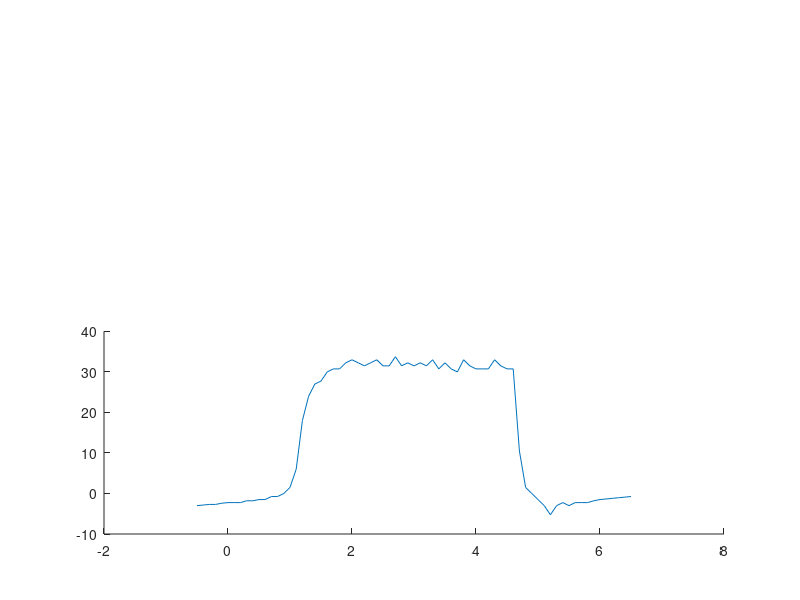

Reproduce this figure in MATLAB.
function LibermanData= LiebermanMOCdata

LibermanData=[
    2	0.2;
2.1	0.19;
2.2	0.18;
2.3	0.18;
2.4	0.16;
2.5	0.15;
2.6	0.15;
2.7	0.15;
2.8	0.12;
2.9	0.12;
3	0.1;
3.1	0.1;
3.2	0.05;
3.3	0.05;
3.4	0;
3.5	-0.1;
3.6	-0.4;
3.7	-1.2;
3.8	-1.6;
3.9	-1.8;
4	-1.85;
4.1	-2;
4.2	-2.05;
4.3	-2.05;
4.4	-2.15;
4.5	-2.2;
4.6	-2.15;
4.7	-2.1;
4.8	-2.15;
4.9	-2.2;
5	-2.1;
5.1	-2.1;
5.2	-2.25;
5.3	-2.1;
5.4	-2.15;
5.5	-2.1;
5.6	-2.15;
5.7	-2.1;
5.8	-2.2;
5.9	-2.05;
6	-2.15;
6.1	-2.05;
6.2	-2;
6.3	-2.2;
6.4	-2.1;
6.5	-2.05;
6.6	-2.05;
6.7	-2.05;
6.8	-2.2;
6.9	-2.1;
7	-2.05;
7.1	-2.05;
7.2	-0.7;
7.3	-0.1;
7.4	0;
7.5	0.1;
7.6	0.2;
7.7	0.35;
7.8	0.2;
7.9	0.15;
8	0.2;
8.1	0.15;
8.2	0.15;
8.3	0.15;
8.4	0.12;
8.5	0.1;
8.6	0.09;
8.7	0.08;
8.8	0.07;
8.9	0.06;
9	0.05;
];
figure(98), subplot(2,1,2), hold on
scalar=-15;
plot(LibermanData(:,1)-2.5,scalar*LibermanData(:,2))

